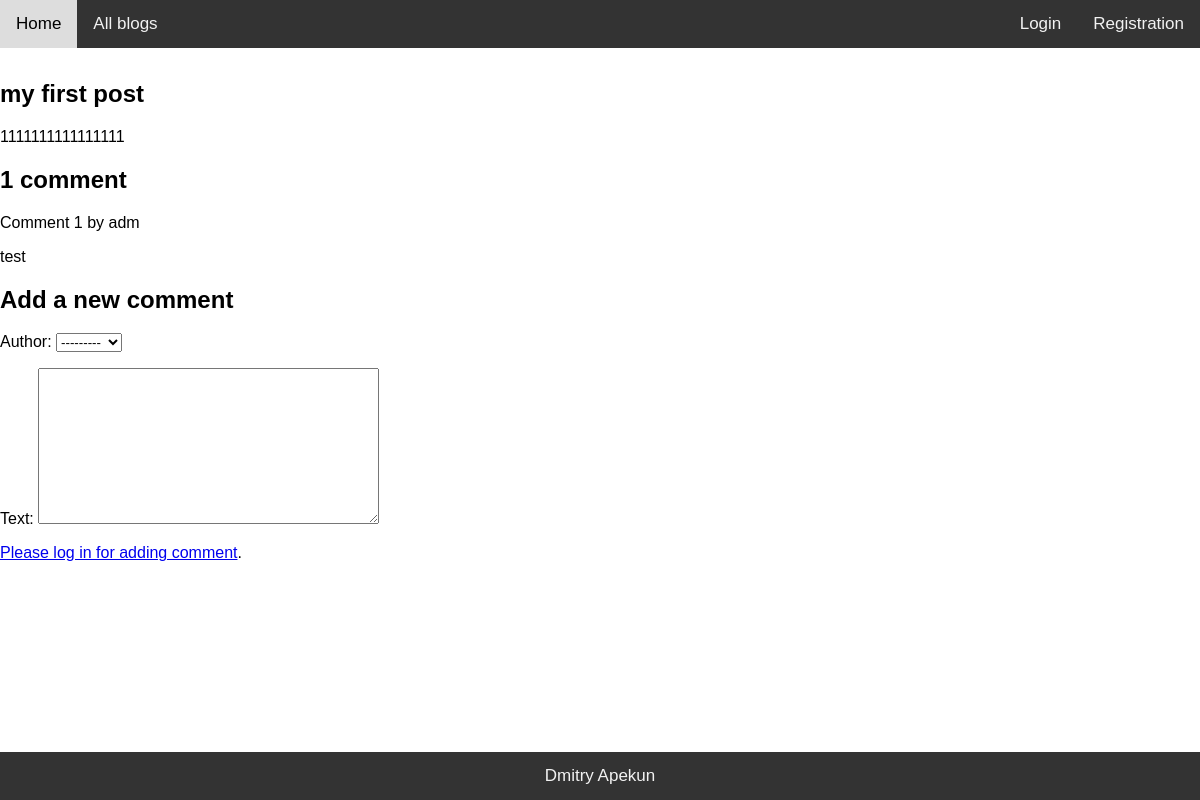
The page /blog/9/ on the database its author committed.
### main/models.py (models this page shows, shortened)
class Post(models.Model):
	creation = models.DateTimeField(auto_now_add=True)
	title = models.CharField(max_length=200)
	author = models.ForeignKey('Author', on_delete=models.CASCADE, null=True)
	text = models.TextField(max_length=1000)

class Comments(models.Model):
	post = models.ForeignKey(Post, related_name='comments',on_delete=models.CASCADE)
	author = models.ForeignKey(User, on_delete=models.CASCADE, null=True)
	text = models.TextField(max_length=1000)
	creation = models.DateTimeField(auto_now_add=True)
	active = models.BooleanField(default=True)
	class Meta:
		ordering = ['creation',]

### main/views.py (the view)
# urls.py: path(r'blog/<int:pk>/',my_viewes.post_detail, name='article'),
def post_detail(request, pk):
    post = get_object_or_404(Post, id=pk)
    comments = post.comments.filter(post=pk)
    if request.method == 'POST':
        comment_form = CommentForm(data=request.POST)
        if comment_form.is_valid():
            new_comment = comment_form.save(commit=False)
            new_comment.post = post
            new_comment.user = request.user
            new_comment.save()
    else:
        comment_form = CommentForm()
    return render(request, 'article.html',
                  {'post': post,
                   'comments': comments,
                   'comment_form': comment_form})

### main/forms.py
class CommentForm(forms.ModelForm):
    class Meta:
        model = Comments
        fields = ('author','text',)

### main/templates/article.html (shortened to what this page needs)
{% extends "untitled.html" %}
{% block content %}
<div>
    <h2>{{ post.title }}</h2>
    <p>{{ post.text }}</p>
  </div>
{% with comments.count as total_comments %}
    <h2>
        {{ total_comments }} comment{{ total_comments|pluralize }}
    </h2>
{% endwith %}
{% for comment in comments %}
    <div class="comment">
        <p class="info">
        <p>Comment {{ forloop.counter }} by {{ comment.author }}</p>
        <p>{{ comment.text }}</p>
        </p>
    </div>
{% empty %}
    <p>There are no comments yet.</p>
{% endfor%}
    {% if new_comment %}
  <h2>Your comment has been added.</h2>
    {% else %}
  <h2>Add a new comment</h2>
  <form action="." method="post">
    {{ comment_form.as_p}}
      {% if user.is_authenticated %}
    <button type="submit" >Submit</button>
      {% else %}
       <a href="{% url "login" %}">Please log in for adding comment</a>.
      {% endif %}
  </form>
{% endif %}
{% endblock %}

### main/static/css/style.css (style rules this page uses)
body { margin:0; font-family: Arial, Helvetica, sans-serif; padding-top: 60px; padding-bottom: 60px; иф }

### rows shown on the page
Post: title "my first post", text "1111111111111111"
Comments: author "adm", text "test"

### other values the page prints
{{ total_comments }} "1"
